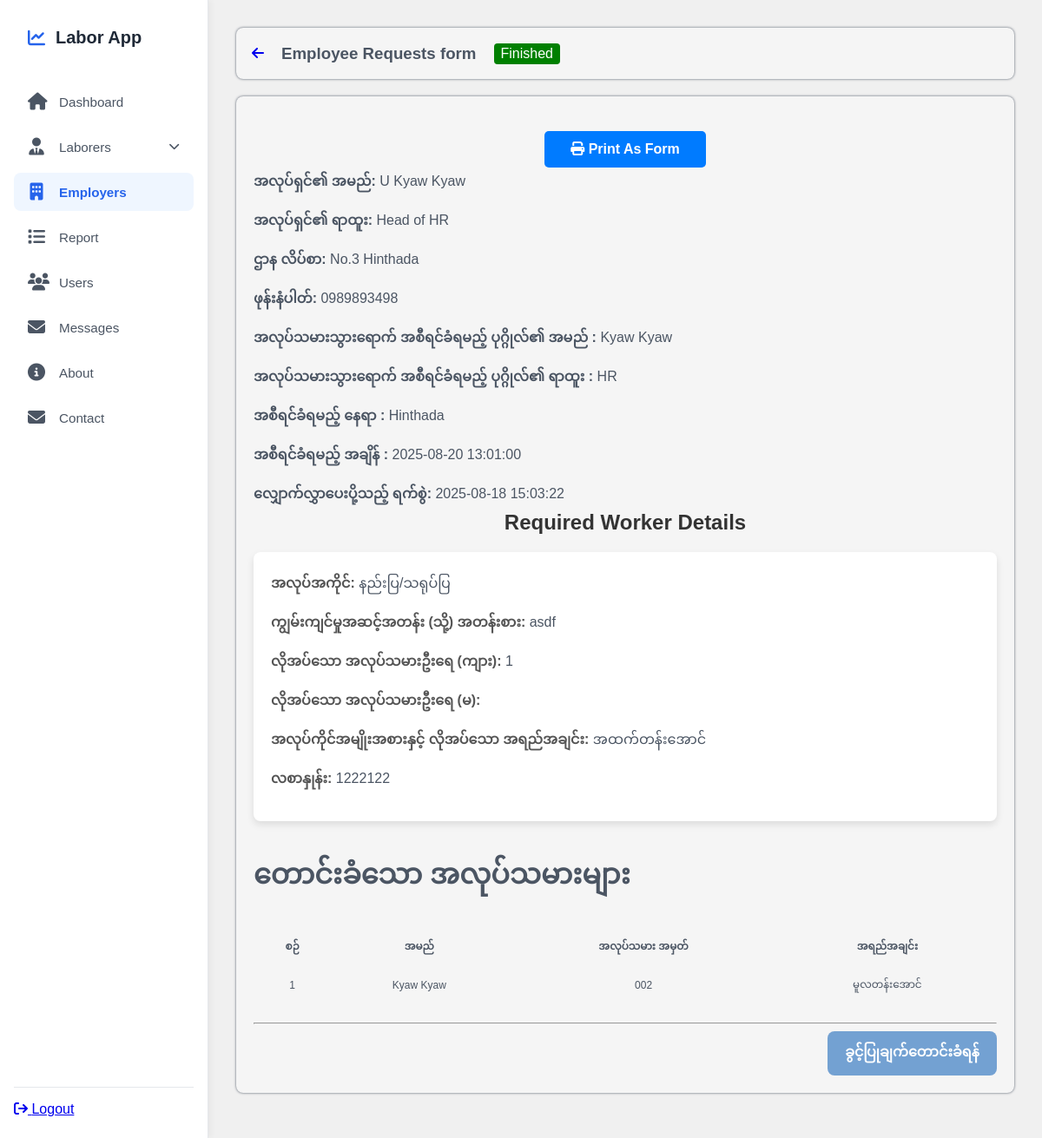
/admin?vr=employer&fid=8 (signed in), run on the app's committed database.
### tables this page shows
CREATE TABLE `employee_req_form` (
  `id` int(11) NOT NULL,
  `user_id` int(11) NOT NULL,
  `name` varchar(255) NOT NULL,
  `position` varchar(255) NOT NULL,
  `department_address` text DEFAULT NULL,
  `phone` varchar(20) DEFAULT NULL,
  `report_receiver_name` varchar(200) DEFAULT NULL,
  `report_receiver_position` varchar(200) NOT NULL,
  `report_receiver_address` text NOT NULL,
  `report_receiver_time` datetime NOT NULL,
  `occupation` longtext NOT NULL CHECK (json_valid(`occupation`)),
  `department_confirm_sign` longtext DEFAULT NULL,
  `department_confirm_stamp` longtext DEFAULT NULL,
  `status` enum('Pending','Department Approvel','Rejected','Finished','Confirmed') NOT NULL DEFAULT 'Pending',
  `is_resubmit` tinyint(1) NOT NULL DEFAULT 0,
  `submitted_at` timestamp NOT NULL DEFAULT current_timestamp()
);

CREATE TABLE `applications` (
  `id` int(11) NOT NULL,
  `name` varchar(200) NOT NULL,
  `age` int(11) NOT NULL,
  `fatherName` varchar(200) NOT NULL,
  `nrc` varchar(100) DEFAULT NULL,
  `picture` varchar(100) NOT NULL,
  `phone` varchar(15) NOT NULL,
  `email` varchar(255) DEFAULT NULL,
  `registration_date` datetime NOT NULL DEFAULT current_timestamp(),
  `township` varchar(100) NOT NULL,
  `serial_number` varchar(100) DEFAULT NULL,
  `birth_date` date NOT NULL,
  `gender` enum('Male','Female') NOT NULL,
  `religion` varchar(100) NOT NULL,
  `edu_level` varchar(100) NOT NULL,
  `stable_address` varchar(255) NOT NULL,
  `images` longtext DEFAULT NULL,
  `status` enum('Approved','Pending','Rejected','Resubmitted') NOT NULL DEFAULT 'Pending',
  `message` text DEFAULT NULL,
  `user_id` int(11) NOT NULL,
  `is_resubmit` tinyint(1) NOT NULL DEFAULT 0,
  `updated_at` datetime DEFAULT NULL
);

### admin/views/employer/EmployeeReqForm.php (called while the page is built, shortened)
<?php
class EmployeeReqForm extends Connection
{
    private $details_table = "employee_req_form";
    private $numbers_table = "serial_numbers";
    public function readDetails($form_id)
    {
        $stmt = parent::$connection->prepare("
        SELECT r.*, da.toDeliver, da.approval_req_date, u.id as uid FROM $this->details_table as r JOIN users as u ON u.id = r.user_id
        LEFT JOIN department_approval as da ON da.employee_req_id = r.id WHERE r.id = ?");
        $stmt->bind_param("i", $form_id);
        $stmt->execute();
        return $stmt->get_result()->fetch_assoc();
    }
    public function readEmployeeNumbers($form_id)
    {
        $form_id = (int) $form_id;
        $stmt = parent::$connection->prepare("SELECT serial_number FROM $this->numbers_table WHERE form_id = ?");
        $stmt->bind_param("i", $form_id);
        $stmt->execute();
        $result = $stmt->get_result();
        $numbers = [];
        while ($row = $result->fetch_assoc()) {
            $numbers[] = $row['serial_number'];
        }
        return $numbers;
    }
    public function readEmployeeDetails($form_id)
    {
        $employee_numbers = $this->readEmployeeNumbers($form_id);
        $emplyoees = [];
        foreach ($employee_numbers as $e) {
            $stmt = parent::$connection->query("SELECT * FROM applications WHERE serial_number = '$e'");
            $emplyoees[] = $stmt->fetch_assoc();
        }
        return $emplyoees;
    }
}

### admin/views/employer/view.php (the view, shortened to what this page needs)
<?php
$detail = $reqModel->readDetails($_GET['fid']);
?>
<div class="header_">
    <a href="/labor_application/admin/?vr=employer">
        <i class="fas fa-arrow-left"></i>
    </a>
    <h3>Employee Requests form</h3>
    <?php
    $status = $detail['status'];
    $bgColor = match ($status) {
        'Pending' => 'background-color: gold; color: black;',
        'Department Approvel' => 'background-color: royalblue; color: white;',
        'Finished' => 'background-color: green; color: white;',
        'Rejected' => 'background-color: red; color: white;',
        default => 'background-color: gray; color: white;',
    };
    ?>
    <span style="<?= $bgColor ?> padding: 3px 8px; border-radius: 4px;">
        <?= htmlspecialchars($status) ?>
    </span>
</div>
<div class="card-list-container">
    <div class="print-button-container">
        <button id="printButton" class="print-button"><i class="fas fa-print"></i> Print As Form</button>
    </div>
    <div class="employer-detail">
        <div>
            <strong>အလုပ်ရှင်၏ အမည်:</strong> <?= $detail['name'] ?>
        </div>
        <div>
            <strong>အလုပ်ရှင်၏ ရာထူး:</strong> <?= $detail['position'] ?>
        </div>
        <div>
            <strong>ဌာန လိပ်စာ:</strong> <?= $detail['department_address'] ?>
        </div>
        <div>
            <strong>ဖုန်းနံပါတ်: </strong> <?= $detail['phone'] ?>
        </div>
        <div>
            <strong>အလုပ်သမားသွားရောက် အစီရင်ခံရမည့် ပုဂ္ဂိုလ်၏ အမည် : </strong> <?= $detail['report_receiver_name'] ?>
        </div>
        <div>
            <strong>အလုပ်သမားသွားရောက် အစီရင်ခံရမည့် ပုဂ္ဂိုလ်၏ ရာထူး : </strong>
            <?= $detail['report_receiver_position'] ?>
        </div>
        <div>
            <strong>အစီရင်ခံရမည့် နေရာ : </strong> <?= $detail['report_receiver_address'] ?>
        </div>
        <div>
            <strong>အစီရင်ခံရမည့် အချိန် : </strong> <?= $detail['report_receiver_time'] ?>
        </div>
        <div>
            <strong>လျှောက်လွှာပေးပို့သည့် ရက်စွဲ: </strong> <?= $detail['submitted_at'] ?>
        </div>
    </div>
    <div class="card-header">Required Worker Details</div>
    <div class="card-grid">
        <?php
        foreach (json_decode($detail['occupation'], true) as $d):
            ?>
            <div class="data-card">
                <div class="card-item"><span class="card-item-label">အလုပ်အကိုင်:</span> <?= $d['occupation'] ?></div>
                <div class="card-item"><span class="card-item-label">ကျွမ်းကျင်မှုအဆင့်အတန်း (သို့) အတန်းစား:</span>
                    <?= $d['skill'] ?></div>
                <div class="card-item"><span class="card-item-label">လိုအပ်သော အလုပ်သမားဦးရေ (ကျား):</span>
                    <?= $d['male'] ?></div>
                <div class="card-item"><span class="card-item-label">လိုအပ်သော အလုပ်သမားဦးရေ (မ):</span> <?= $d['female'] ?>
                </div>
                <div class="card-item"><span class="card-item-label">အလုပ်ကိုင်အမျိုးအစားနှင့် လိုအပ်သော အရည်အချင်း:</span>
                    <?= $d['qualification'] ?></div>
                <div class="card-item"><span class="card-item-label">လစာနှုန်း:</span> <?= $d['salary'] ?></div>
            </div>
        <?php endforeach; ?>
    </div>
    <h1>တောင်းခံသော အလုပ်သမားများ</h1>
    <table>
        <thead>
            <tr>
                <th>စဉ်</th>
                <th>အမည်</th>
                <th>အလုပ်သမား အမှတ်</th>
                <th>အရည်အချင်း</th>
            </tr>
        </thead>
        <tbody>
            <?php
            foreach ($reqModel->readEmployeeDetails($_GET['fid']) as $index => $emp):
                ?>
                <tr>
                    <td><?= ++$index ?></td>
                    <td><?= $emp['name'] ?></td>
                    <td><?= $emp['serial_number'] ?></td>
                    <td><?= $emp['edu_level'] ?></td>
                </tr>
            <?php endforeach; ?>
        </tbody>
    </table>
    <hr>
    <div class="actions">
        <a href="<?= $_SERVER['REQUEST_URI'] ?>&pf=true">ခွင့်ပြုချက်တောင်းခံရန်</a>
    </div>
</div>

### admin/partials/start.php (style rules this page uses)
:root { --bg-color: #f8fafc; --sidebar-bg: #ffffff; --primary-color: #2563eb; --primary-light: #eff6ff; --text-color: #4b5563; --text-hover: #1d4ed8; --border-color: #e5e7eb; --shadow-color: rgba(0, 0, 0, 0.05); --border-radius: 8px; }
* { box-sizing: border-box; }
body { font-family: 'Inter', system-ui, -apple-system, BlinkMacSystemFont, 'Segoe UI', Roboto, Helvetica, Arial, sans-serif, 'Apple Color Emoji', 'Segoe UI Emoji'; background-color: var(--bg-color); color: var(--text-color); display: flex; min-height: 100vh; overflow: hidden; }

### admin/views/employer/view.php (style rules this page uses)
body { background-color: #f0f0f0; margin: 0; font-family: sans-serif; }
.card-list-container { max-width: 1200px; margin: 20px auto; padding: 20px; background-color: whitesmoke; border-radius: 8px; box-shadow: 0 0 3px; }
.card-header { text-align: center; margin-bottom: 20px; font-size: 24px; font-weight: bold; color: #333; }
.card-grid { display: grid; grid-template-columns: repeat(auto-fit, minmax(300px, 1fr)); gap: 20px; margin-bottom: 30px; }
.data-card { background: white; border-radius: 8px; box-shadow: 0 4px 8px rgba(0, 0, 0, 0.1); padding: 20px; transition: transform 0.2s ease-in-out; }
.card-item { margin-bottom: 10px; font-size: 16px; }
.card-item-label { font-weight: bold; color: #555; }
.print-button-container { text-align: center; margin-top: 20px; }
.print-button { padding: 12px 30px; font-size: 16px; font-weight: bold; color: white; background-color: #007bff; border: none; border-radius: 5px; cursor: pointer; transition: background-color 0.2s ease-in-out; }
table { width: 100%; border-collapse: collapse; margin-top: 10px; margin-bottom: 20px; }
th, td { border: 2px solid whitesmoke; padding: 8px; text-align: center; font-size: 12px; }
.actions { display: flex; justify-content: end; }
.actions a { text-decoration: none; border-radius: 8px; padding: 8px 20px; background-color: #0057b387; color: white; font-weight: bold; transition: 0.3s ease-in; }
.employer-detail { display: flex; flex-direction: column; gap: 10px; }
.header_ { display: flex; justify-content: start; align-items: center; gap: 20px; background-color: whitesmoke; padding: 0px 18px; border-radius: 8px; box-shadow: 0 0 3px; }

### data on the page
employee_req_form: status "Finished", name "U Kyaw Kyaw", position "Head of HR", department_address "No.3 Hinthada", phone "0989893498", report_receiver_name "Kyaw Kyaw", report_receiver_position "HR", report_receiver_address "Hinthada", report_receiver_time "2025-08-20 13:01:00", submitted_at "2025-08-18 15:03:22"
applications: name "Kyaw Kyaw", serial_number "002", edu_level "မူလတန်းအောင်"

### other printed values
$d['occupation'] "နည်းပြ/သရုပ်ပြ"
$d['skill'] "asdf"
$d['male'] "1"
$d['qualification'] "အထက်တန်းအောင်"
$d['salary'] "1222122"
